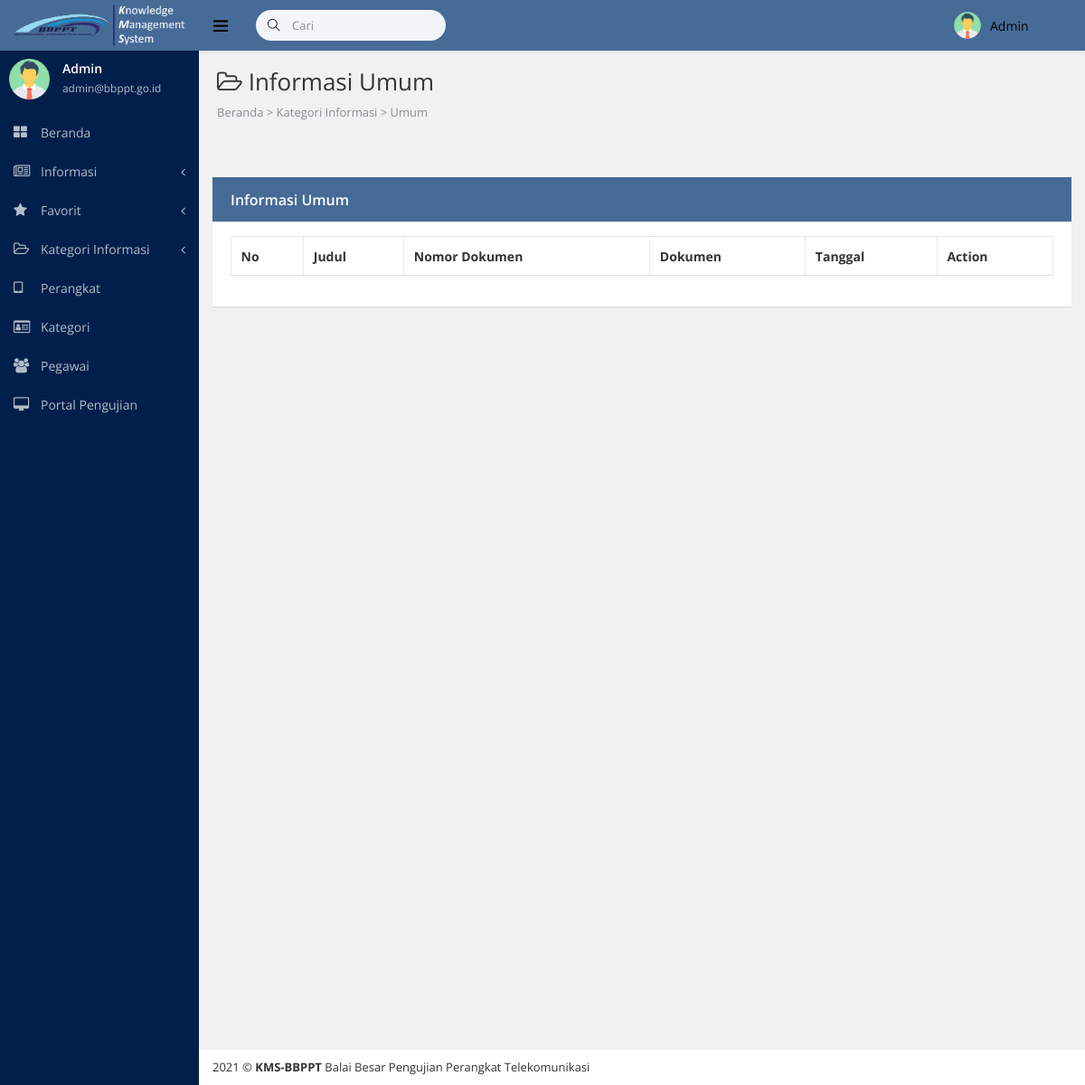
Page /artikelkategori.php?id=8 (signed in) on the earlier database version.
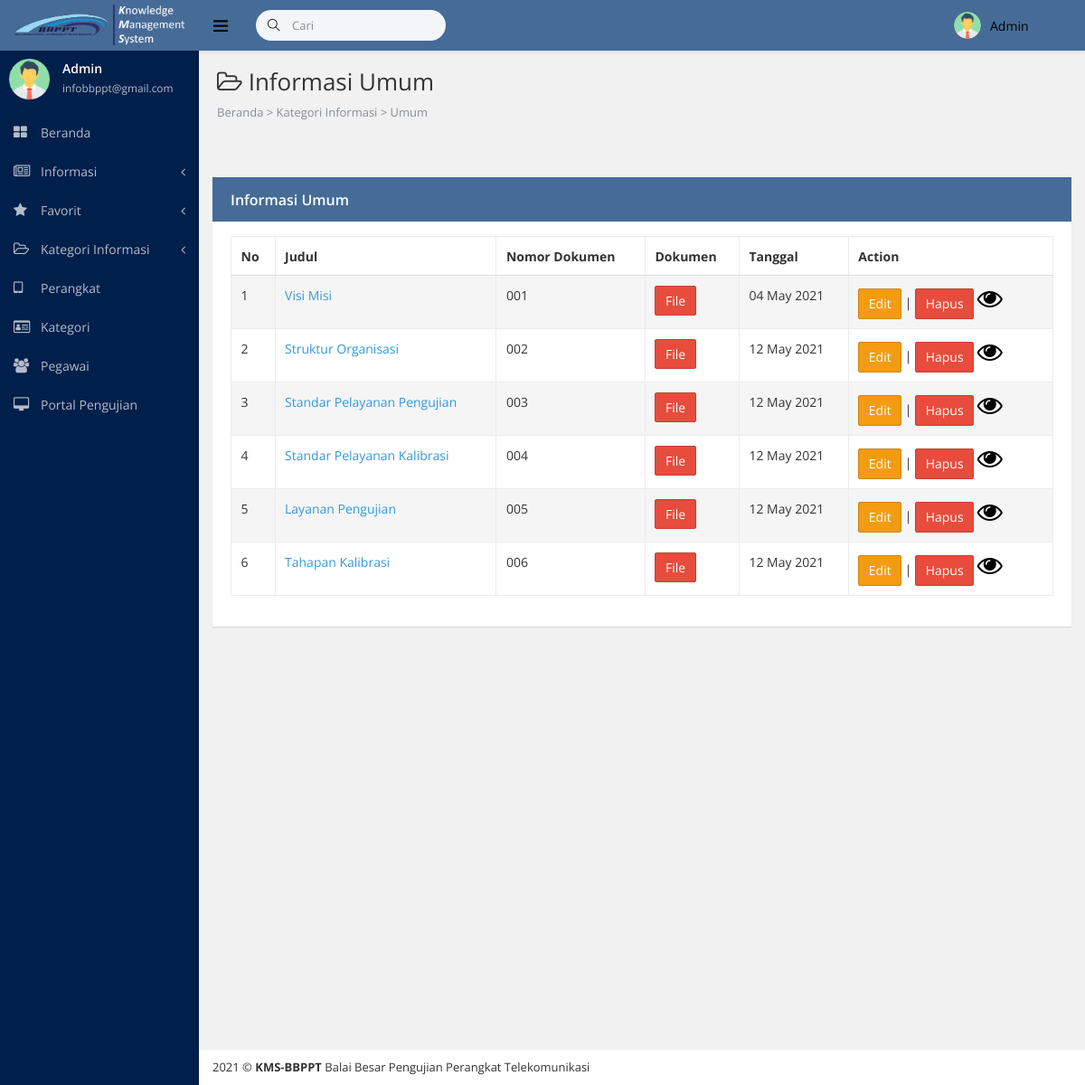
Same page on the later database version.
### tables this page shows
CREATE TABLE IF NOT EXISTS `divisi` (
`iddivisi` int(255) NOT NULL,
  `namadivisi` varchar(255) NOT NULL
);

CREATE TABLE IF NOT EXISTS `informasi` (
`id` int(255) NOT NULL,
  `nomordokumen` varchar(255) NOT NULL,
  `judul` varchar(255) NOT NULL,
  `dokumen` text NOT NULL,
  `keterangan` text NOT NULL,
  `berita` text NOT NULL,
  `tanggal` date NOT NULL,
  `restricted` text NOT NULL,
  `idkategori` varchar(255) NOT NULL,
  `idperangkat` varchar(255) NOT NULL
);

### artikelkategori.php (the view, shortened to what the changed rows need)
<!DOCTYPE html>
<html lang="en">
<head>
<?php include "csssidebar.php"?>
</head>
<body class="fixed-navbar">
    <div class="page-wrapper">
      <?php include "sidebaradmin.php" ?>
        <div class="content-wrapper">
            <div class="page-heading">
                <?php
                        include"koneksi.php";
                        $id= $_GET['id'];
                        $query = $koneksi->query("SELECT * FROM divisi where iddivisi = '$id'");
                        while ($dv = $query->fetch_assoc()) :
                ?>
                <h1 class="page-title"> <i class="sidebar-item-icon fa fa-folder-open-o";></i> Informasi <?php echo $dv['namadivisi'] ?> </h1>
                <ol class="breadcrumb">
                    <li class="breadcrumb-item">Beranda > Kategori Informasi >  <?php echo $dv['namadivisi'] ?></li>
                </ol>
            </div>
            <div class="page-content fade-in-up">
                <div class="row">
                <div class="container">
                <br><br>
                 <div class="ibox ibox-primary">
                            <div class="ibox-head" style="background-color: #466B97;">
                                <div class="ibox-title">Informasi <?php echo $dv['namadivisi'] ?></div>
                                <?php
                                endwhile;
                                ?>
                            </div>
                            <div class="ibox-body">
            <table class="table table-striped table-bordered table-hover" id="example-table" cellspacing="0" width="100%">
            <thead>
              <tr>
                <th>No</th>
                <th>Judul</th>
                <th>Nomor Dokumen</th>
                <th>Dokumen</th>
                <th>Tanggal</th>
                <?php
                    $level = $_SESSION['level'];
                    if($level=='Admin'){
                ?>
                <th>Action</th>
                <?php
                    }
                ?>
              </tr>
            </thead>
            <tbody>
                <?php
                include"koneksi.php";
                $id= $_GET['id'];
                $q = $koneksi->query("SELECT * FROM informasi where idkategori='$id'");
                $no = 1;
                while ($dt = $q->fetch_assoc()) :
                ?>
                <tr>
                <td><?php echo $no++ ?></td>
                <td><a href="detailinformasi.php?id=<?php echo $dt['id'] ?>"><?php echo $dt['judul'] ?></a></td>
                <td><?php echo $dt['nomordokumen'] ?></td>
                <td>
                    <?php
                    $dokumen=$dt['dokumen'];
                    if(!empty($dokumen)){
                    ?>
                    <a href="src/image/<?php echo $dt['dokumen'] ?>"><button type="button" class="btn btn-danger">File</button></a>
                    <?php
                    }else{
                    ?>
                    <button type="button" class="btn btn-danger">File Kosong</button>
                    <?php
                    }
                    ?>
                </td>
                <td><?php $tanggal= $dt['tanggal']; echo date('d F Y', strtotime($tanggal)); ?></td>
                <?php
                    $level = $_SESSION['level'];
                    if($level=='Admin'){
                ?>
                <td>
                    <a href="edit_informasi.php?id=<?php echo $dt['id']; ?>"><button type="button" class="btn btn-warning">Edit</button></a> | <a href="hapus_informasi.php?id=<?php echo $dt['id']; ?>" onclick="return confirm('Anda yakin akan menghapus data ini?')"><button type="button" class="btn btn-danger">Hapus</button></a>
                     <?php
                     $status= $dt['restricted'];
                     if($status=='Aktif'){
                     ?>
                       <a href="aktivasi_informasi.php?id=<?php echo $dt['id']; ?>&status=aktif" onclick="return confirm('Anda yakin akan menonaktifkan artikel ini?')">
                        <i class="sidebar-item-icon fa fa-eye fa-2x" style="color: #000";></i> &nbsp; &nbsp;
                    </a>
                     <?php }else{ ?>
                    <a href="aktivasi_informasi.php?id=<?php echo $dt['id']; ?>&status=non" onclick="return confirm('Anda yakin akan mengaktifkan artikel ini?')">
                        <i class="sidebar-item-icon fa fa-eye-slash fa-2x" style="color: #000";></i> &nbsp; &nbsp;
                    </a>
                    <?php
                    }
                    ?>
                </td>
                <?php
                    }
                ?>
                </tr>
             <?php
              endwhile;
              ?>
            </tbody>
          </table>
                </div>
                </div>
            </div>
        </div>
    </div>
</body>
</html>

### sidebaradmin.php (shortened to what the changed rows need)
<nav class="page-sidebar" id="sidebar">
    <div id="sidebar-collapse">
        <div class="admin-block d-flex">
            <div class="admin-info">
                <div class="font-strong"><?php echo $_SESSION['nama'] ?></div><small><?php echo $_SESSION['email'] ?></small></div>
        </div>
    </div>
</nav>

Differences in the rows shown:
now on this page (row edited): informasi: judul "Visi Misi", nomordokumen "001", tanggal "04 May 2021"
now on this page (row edited): informasi: judul "Struktur Organisasi", nomordokumen "002", tanggal "12 May 2021"
now on this page (row edited): informasi: judul "Standar Pelayanan Pengujian", nomordokumen "003", tanggal "12 May 2021"
now on this page (row edited): informasi: judul "Standar Pelayanan Kalibrasi", nomordokumen "004", tanggal "12 May 2021"
now on this page (row edited): informasi: judul "Layanan Pengujian", nomordokumen "005", tanggal "12 May 2021"
now on this page (row edited): informasi: judul "Tahapan Kalibrasi", nomordokumen "006", tanggal "12 May 2021"
Other differences:
$_SESSION['email']: "admin@bbppt.go.id" → "infobbppt@gmail.com"
